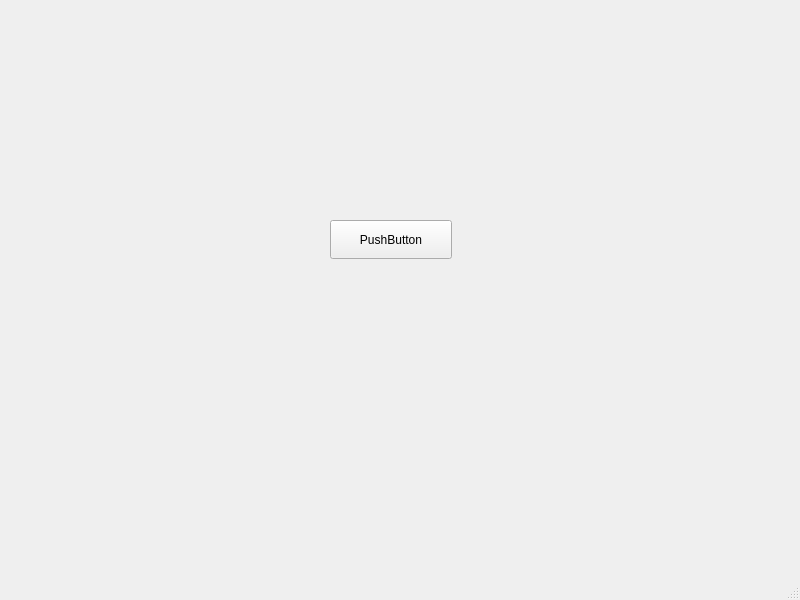
<?xml version="1.0" encoding="UTF-8"?>
<ui version="4.0">
 <class>MainWindow</class>
 <widget class="QMainWindow" name="MainWindow">
  <property name="geometry">
   <rect>
    <x>0</x>
    <y>0</y>
    <width>800</width>
    <height>600</height>
   </rect>
  </property>
  <property name="windowTitle">
   <string>MainWindow</string>
  </property>
  <widget class="QWidget" name="centralwidget">
   <widget class="QPushButton" name="pushButton">
    <property name="geometry">
     <rect>
      <x>330</x>
      <y>220</y>
      <width>122</width>
      <height>39</height>
     </rect>
    </property>
    <property name="text">
     <string>PushButton</string>
    </property>
   </widget>
  </widget>
  <widget class="QMenuBar" name="menubar">
   <property name="geometry">
    <rect>
     <x>0</x>
     <y>0</y>
     <width>800</width>
     <height>33</height>
    </rect>
   </property>
  </widget>
  <widget class="QStatusBar" name="statusbar"/>
 </widget>
 <resources/>
 <connections/>
</ui>
